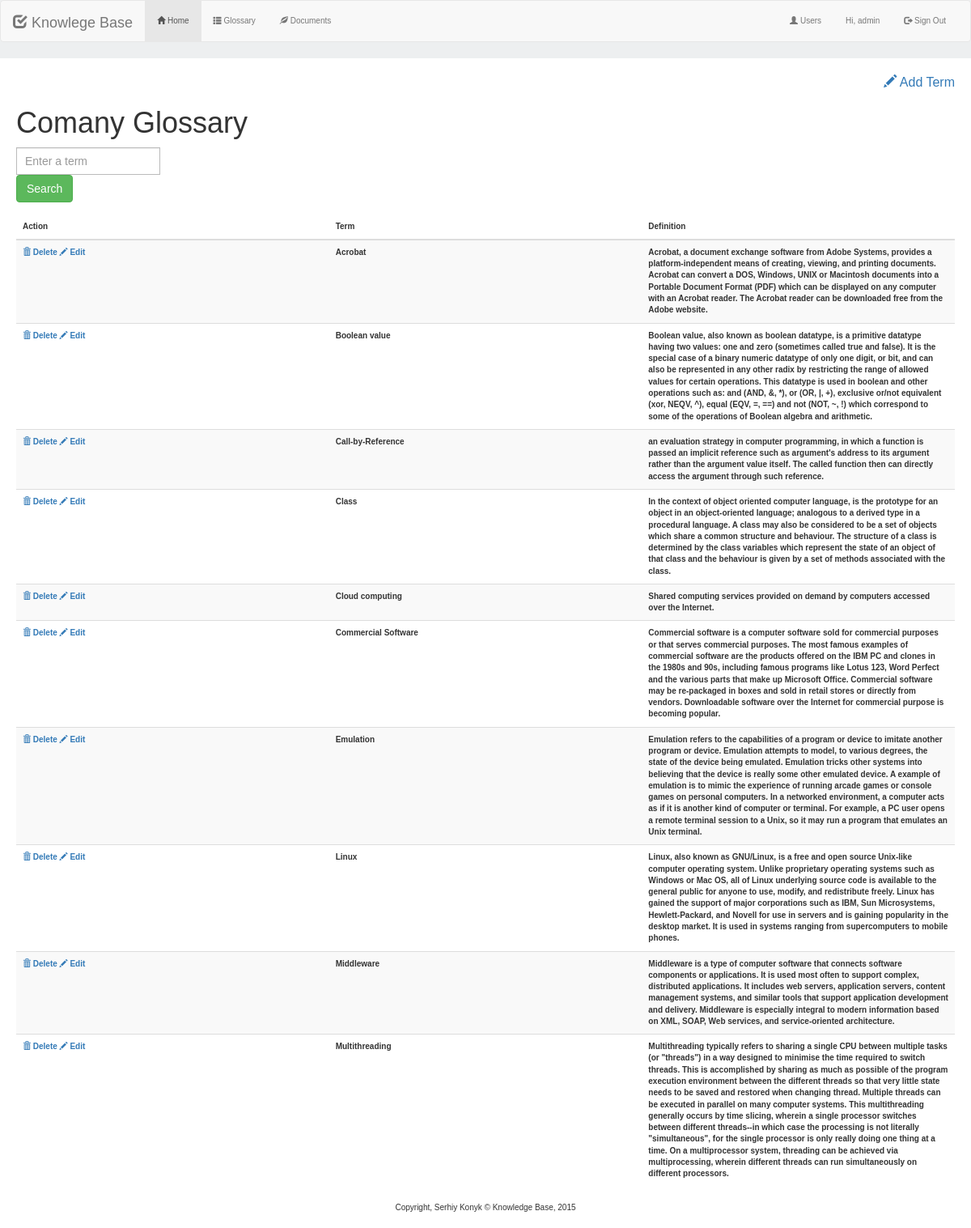
Page /kms.php?p=glossary (signed in) on the committed database.
### tables this page shows
CREATE TABLE IF NOT EXISTS `glossary` (
  `id` int(11) unsigned NOT NULL,
  `term` varchar(50) DEFAULT NULL,
  `definition` text
);

### kms.php (called while the page is built, shortened)
<?php
include('session.php');
if (isset($_GET['p'])){
  $p = $_GET['p'];
}
include(ROOT.'/templates/header.php');
if($logon == TRUE){
  $page = $p.".php";
}
include($page);
include(ROOT.'/templates/footer.php');
?>

### session.php (called while the page is built, shortened)
<?php
if (isset($_SESSION['user'])) {
	$username = $_SESSION['name'];
	$type = $_SESSION['type'];
	$logon = TRUE;
	}
else {
	$user= NULL;
	$username = NULL;
	$logon = FALSE;
	}
?>

### glossary.php (the view, shortened to what this page needs)
<?php
include('term_search.php');
$query = "SELECT id, term, definition
		FROM glossary
		ORDER BY term";
$result = $db->query($query, MYSQLI_ASSOC);
if(empty($result))
{
	echo "
		<div class='alert alert-danger'>
   			 <strong>Warning</strong> There is no terms to display.
  		</div>";
}
else{
	echo "
	<table class='table table-striped'>
    <thead>
      <tr>";
    if($type == 1){
    	echo "<th>Action</th>";
    }
    echo "<th>Term</th>
        <th>Definition</th>
      </tr>
    </thead>
    <tbody>";
	while(list($id, $term, $definition) = $result->fetch_row())
	{
		echo "<tr>";
		if ($type == 1){
			echo "<th><a href='kms.php?p=term_modify&id=$id&action=Delete'><span class='glyphicon glyphicon-trash'></span> Delete</a>
       		    	<a href='kms.php?p=term_modify&id=$id&action=Edit'><span class='glyphicon glyphicon-pencil'></span> Edit</a>
       		    </th>";
		}
    echo "<th>$term</th>
   		    <th>$definition</th>
  		  </tr>";
	}
	echo "
	</tbody>
  	</table>";
}
?>

### templates/header.php
<?php
echo "<!DOCTYPE html>
<html lang='en'>
	<head>
    <title>Knowledge Base</title>
    <meta charset='utf-8'>
    <meta name='viewport' content='width=device-width, initial-scale=1'>
    <link rel='stylesheet' href='http://maxcdn.bootstrapcdn.com/bootstrap/3.3.5/css/bootstrap.min.css'>
    <script src='https://ajax.googleapis.com/ajax/libs/jquery/1.11.3/jquery.min.js'></script>
    <script src='http://maxcdn.bootstrapcdn.com/bootstrap/3.3.5/js/bootstrap.min.js'></script>
		<link rel='stylesheet' type='text/css' href='http://localhost/KnowledgeBase/css/styles.css'>
</head>
<body>
<nav class='navbar navbar-default' id='navBar'>
  <div class='container-fluid'>
    <div class='navbar-header'>
      <button type='button' class='navbar-toggle' data-toggle='collapse' data-target='#myNavbar'>
        <span class='icon-bar'></span>
        <span class='icon-bar'></span>
        <span class='icon-bar'></span>
      </button>
      <a class='navbar-brand' href='kms.php?p=home'><span class='glyphicon glyphicon-check'></span> Knowlege Base</a>
    </div>
    <div class='collapse navbar-collapse'>
      <ul class='nav navbar-nav'>";
          if($logon)
            {
              echo "
               <li class='active'><a href='kms.php?p=home'><span class='glyphicon glyphicon-home'></span> Home</a></li>
               <li><a href='kms.php?p=glossary'><span class='glyphicon glyphicon-th-list'></span> Glossary</a></li>
               <li><a href='kms.php?p=document_display'><span class='glyphicon glyphicon-leaf'></span> Documents</a></li>";
            }
echo "
      </ul>
      <ul class='nav navbar-nav navbar-right'>";
          if($logon)
            {
              if($type == 1){
                echo "<li><a href='kms.php?p=users'><span class='glyphicon glyphicon-user'></span> Users</a></li> ";
              }
              echo "
               <li><a href='kms.php?p=profile'> Hi, $username </a></li>
               <li><a href='logout.php?logout'><span class='glyphicon glyphicon-log-out'></span> Sign Out</a></li>";
            }
            else{
              echo "
                <li><a href='kms.php?p=signup'><span class='glyphicon glyphicon-user'></span> Sign Up</a></li>
                <li><a href='kms.php?p=signin'><span class='glyphicon glyphicon-log-in'></span> Sign In</a></li>
              ";
            }
echo "
      </ul>
    </div>
  </div>
</nav>
<div class='wrapper'>";

### term_search.php (shortened to what this page needs)
<?php
echo "<div id='editIcon'>
		<a href='kms.php?p=term_modify&action=Add'><span class='glyphicon glyphicon-pencil'></span> Add Term</a>
	  </div>
	  <h1>Comany Glossary</h1>
		<div class='row'>
		  <div class='col-lg-6'>
		  <form method='POST' data-toggle='validator' role='form'>
		    <div class='input-group'>
		      <input type='text' name='search' class='form-control' id='search' placeholder='Enter a term' required>
		    </div>
		    <div class='form-group'>
	          <button type='submit' name='btn-record' class='btn btn-success'>Search</button>
	        </div>
		    </form>
		  </div>
		</div>
";
?>

### templates/footer.php
<?php
echo "<footer>Copyright, Serhiy Konyk © Knowledge Base, 2015</footer>
			</div>
</body>
</html>";
?>

### css/styles.css (style rules this page uses)
body { font: 1em "Helvetica", sans-serif; background-color: #edeff0; }
input, textarea { font-size: inherit; }
input[type="text"], textarea { width: 100%; padding: 10px; box-sizing: border-box; border: 1px solid #bbb; }
table { width: 100%; table-layout: fixed; margin-bottom: 20px; }
table th { text-align: left; }
footer { text-align: center; }
h1, h2, h3, h4, h5 { padding-top: 20px; font-weight: 200; }
#editIcon { font-size:medium; float: right; }
.wrapper { margin: 0 auto; padding-top: 50px; padding: 20px; width: 100%; height: 100%; max-width: 1200px; background-color: #fff; height: auto !important; }

### rows in the picture
glossary: term "Acrobat", definition "Acrobat, a document exchange software from Adobe Systems, provides a platform-independent means of creating, viewing, and printing documents. Acrobat can convert a DOS, Windows, UNIX or Macintosh documents into a Portable Document Format (PDF) which can be displayed on any computer with an Acrobat reader. The Acrobat reader can be downloaded free from the Adobe website."
glossary: term "Boolean value", definition "Boolean value, also known as boolean datatype, is a primitive datatype having two values: one and zero (sometimes called true and false). It is the special case of a binary numeric datatype of only one digit, or bit, and can also be represented in any other radix by restricting the range of allowed values for certain operations. This datatype is used in boolean and other operations such as: and (AND, &, *), or (OR, |, +), exclusive or/not equivalent (xor, NEQV, ^), equal (EQV, =, ==) and not (NOT, ~, !) which correspond to some of the operations of Boolean algebra and arithmetic."
glossary: term "Call-by-Reference", definition "an evaluation strategy in computer programming, in which a function is passed an implicit reference such as argument's address to its argument rather than the argument value itself. The called function then can directly access the argument through such reference."
glossary: term "Class", definition "In the context of object oriented computer language, is the prototype for an object in an object-oriented language; analogous to a derived type in a procedural language. A class may also be considered to be a set of objects which share a common structure and behaviour. The structure of a class is determined by the class variables which represent the state of an object of that class and the behaviour is given by a set of methods associated with the class."
glossary: term "Cloud computing", definition "Shared computing services provided on demand by computers accessed over the Internet."
glossary: term "Commercial Software", definition "Commercial software is a computer software sold for commercial purposes or that serves commercial purposes. The most famous examples of commercial software are the products offered on the IBM PC and clones in the 1980s and 90s, including famous programs like Lotus 123, Word Perfect and the various parts that make up Microsoft Office. Commercial software may be re-packaged in boxes and sold in retail stores or directly from vendors. Downloadable software over the Internet for commercial purpose is becoming popular."
glossary: term "Emulation", definition "Emulation refers to the capabilities of a program or device to imitate another program or device. Emulation attempts to model, to various degrees, the state of the device being emulated. Emulation tricks other systems into believing that the device is really some other emulated device. A example of emulation is to mimic the experience of running arcade games or console games on personal computers. In a networked environment, a computer acts as if it is another kind of computer or terminal. For example, a PC user opens a remote terminal session to a Unix, so it may run a program that emulates an Unix terminal."
glossary: term "Linux", definition "Linux, also known as GNU/Linux, is a free and open source Unix-like computer operating system. Unlike proprietary operating systems such as Windows or Mac OS, all of Linux underlying source code is available to the general public for anyone to use, modify, and redistribute freely. Linux has gained the support of major corporations such as IBM, Sun Microsystems, Hewlett-Packard, and Novell for use in servers and is gaining popularity in the desktop market. It is used in systems ranging from supercomputers to mobile phones."
glossary: term "Middleware", definition "Middleware is a type of computer software that connects software components or applications. It is used most often to support complex, distributed applications. It includes web servers, application servers, content management systems, and similar tools that support application development and delivery. Middleware is especially integral to modern information based on XML, SOAP, Web services, and service-oriented architecture."
glossary: term "Multithreading", definition "Multithreading typically refers to sharing a single CPU between multiple tasks (or \"threads\") in a way designed to minimise the time required to switch threads. This is accomplished by sharing as much as possible of the program execution environment between the different threads so that very little state needs to be saved and restored when changing thread. Multiple threads can be executed in parallel on many computer systems. This multithreading generally occurs by time slicing, wherein a single processor switches between different threads--in which case the processing is not literally \"simultaneous\", for the single processor is only really doing one thing at a time. On a multiprocessor…"

### other values in the picture
$username "admin"
